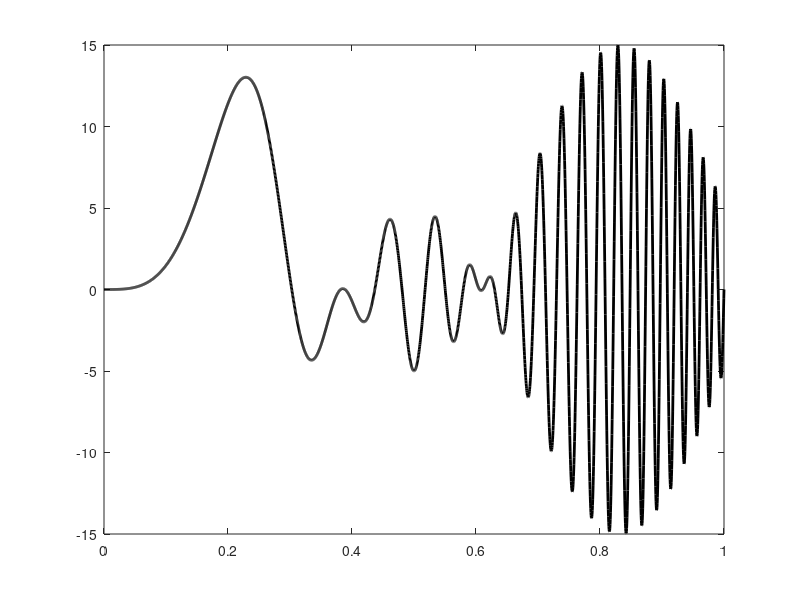

Write MATLAB code to recreate this figure. (Note: this script raises an error after producing the figure.)
function main
clear all
close all
%%%%%%%%%%%%%%%%%%%%%%%%%%%%%%%%%%%%%%%%%%%%%%%%%%%%%%%%%%%%%%%%%%%%%%%%%%
%case a
x=linspace(0,1,3000);
u_true = @(x) (10*sin(3*pi*x) + 5).*sin(36*pi*x.^3) ;
plot(x,u_true(x),'k-','LineWidth',2);

hold on 
[p,u,error,EI] = fem_linear_EI_a(16);
plot(p,u,'o--','LineWidth',2);
set(gca,'FontSize',16);
xlabel('x','FontSize',16)
ylabel('u(x)','FontSize',16)
legend(sprintf('Adaptive with N = %d',size(EI,1)),'true solution','Location', 'SouthWest');
grid on
print -depsc 'adaptive-case-a.eps'

hold off
figure 
plot(p(1:end-1),EI,'o-','LineWidth',2);
set(gca,'FontSize',16);
xlabel('x_I','FontSize',16)
ylabel('EI(x)','FontSize',16)
legend(sprintf('EI with N = %d',size(EI,1)),'Location', 'NorthWest');
grid on
print -depsc 'EI_case_a.eps'

%%%%%%%%%%%%%%%%%%%%%%%%%%%%%%%%%%%%%%%%%%%%%%%%%%%%%%%%%%%%%%%%%%%%%%%%%%%
% case (b)
figure
x=linspace(0,1,3000);
A1 = @(x) (x<1/3).*0.2 + (x>=1/3)*2; ; %constant in the equation
u_true = @(x) 512 ./ (4087*pi*A1(x)) .*(268*sin(61*pi*x/4)/61/pi - 244*sin(67*pi*x/4)/67/pi) + ...
              (x<1/3).*(5+ 7680*sqrt(2)/4087/pi).*x + ...
              (x>=1/3).*...
              (2304*sqrt(2) *(8210-768*sqrt(3) + ...
                4087*pi)/(16703569*pi^2) + 3/2 + (1/2 + 768*sqrt(2)/4087/pi).*x);
plot(x,u_true(x),'k-','LineWidth',2);

hold on 
[p1,u1,error1,EI1] = fem_linear_EI_b(16);
plot(p1,u1,'o--','LineWidth',2);
set(gca,'FontSize',16);
xlabel('x','FontSize',16)
ylabel('u(x)','FontSize',16)
legend('true solution',sprintf('Adaptive with N = %d',size(EI1,1)),'Location', 'SouthEast');
grid on
print -depsc 'adaptive-case-b.eps'
hold off

%%%%%%%%%%%%%%%%%%%%%%%%%%%%%%%%%%%%%%%%%%%%%%%%%%%%%%%%%%%%%%%%%%%%%%%%%%%
%case (b) - 2
figure
x=linspace(0,1,3000);
A1 = @(x) (x<1/3).*0.2 + (x>=1/3)*2; ; %constant in the equation
u_true = @(x) 512 ./ (4087*pi*A1(x)) .*(268*sin(61*pi*x/4)/61/pi - 244*sin(67*pi*x/4)/67/pi) + ...
              (x<1/3).*(5+ 7680*sqrt(2)/4087/pi).*x + ...
              (x>=1/3).*...
              (2304*sqrt(2) *(8210-768*sqrt(3) + ...
                4087*pi)/(16703569*pi^2) + 3/2 + (1/2 + 768*sqrt(2)/4087/pi).*x);
plot(x,u_true(x),'k-','LineWidth',2);

hold on 
[p2,u2,error2,EI2] = fem_linear_EI_b2(16);
plot(p2,u2,'o--','LineWidth',2);
set(gca,'FontSize',16);
xlabel('x','FontSize',16)
ylabel('u(x)','FontSize',16)
legend('true solution',sprintf('Adaptive with N = %d',size(EI2,1)),'Location', 'SouthEast');
grid on
print -depsc 'adaptive-case-b2.eps'

hold off

figure 
plot(p1(1:end-2),EI1(1:end-1),'o-',p2(1:end-2),EI2(1:end-1),'k *--','LineWidth',2);
set(gca,'FontSize',16);
xlabel('x_I','FontSize',16)
ylabel('EI(x)','FontSize',16)
legend(sprintf('EI with N = %d',size(EI1,1)),sprintf('EI with N = %d, Fixed Node',size(EI2,1)),'Location', 'NorthWest');
grid on
print -depsc 'EI_case_b.eps'
keyboard
